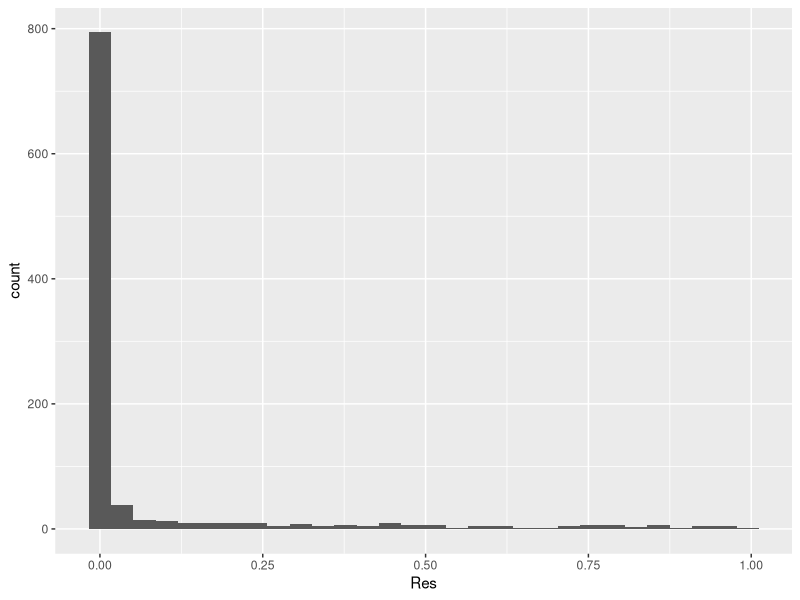

Write R code to recreate this figure.
## ---- chunk 1
library(tidyverse)
Spurious <- function(junk) {
y1 <- arima.sim(n=200, list(order=c(0,1,0)))
y2 <- arima.sim(n=200, list(order=c(0,1,0)))
return(summary(lm(y1~y2))$coefficients[2,4])
}
Spurious.Result <- data.frame(Res=sapply(1:1000, function(x) {Spurious(x)}))
## ---- chunk 2
Spurious.Result %>% ggplot(., aes(x=Res)) + geom_histogram()
